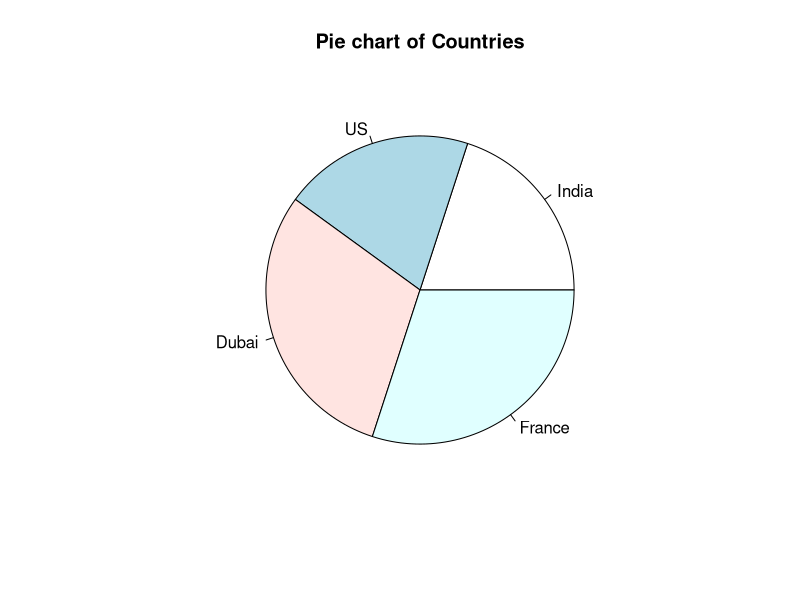

Recreate this plot in R.
# simple pie chat
slices <- c(20, 20, 30, 30)
# slices has the values for the size
label <- c("India", "US", "Dubai", "France")
pie(slices, labels = label, main = "Pie chart of Countries")
